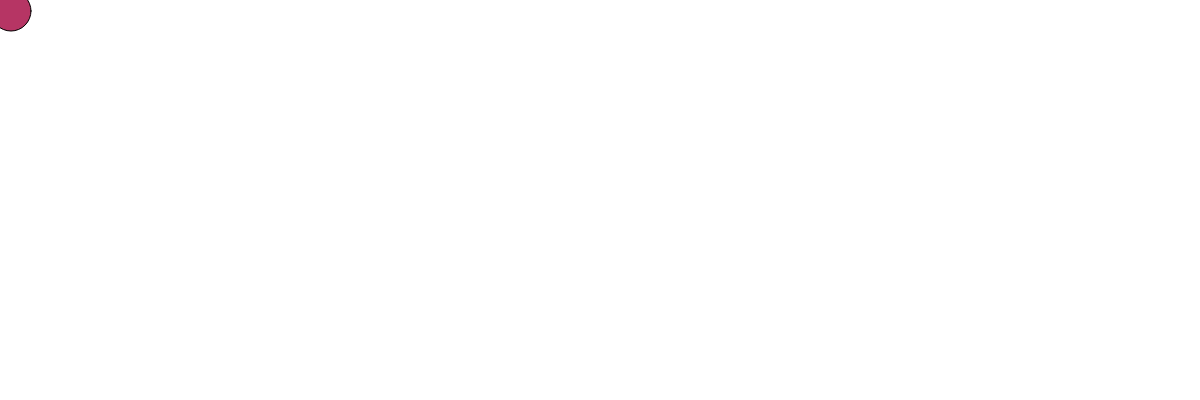
Frame 1 (no input)
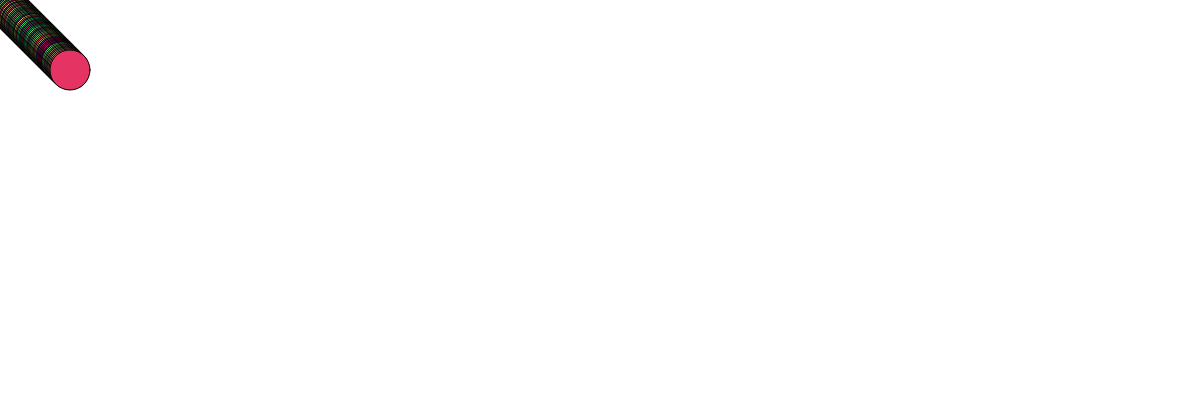
Frame 60 (no input)
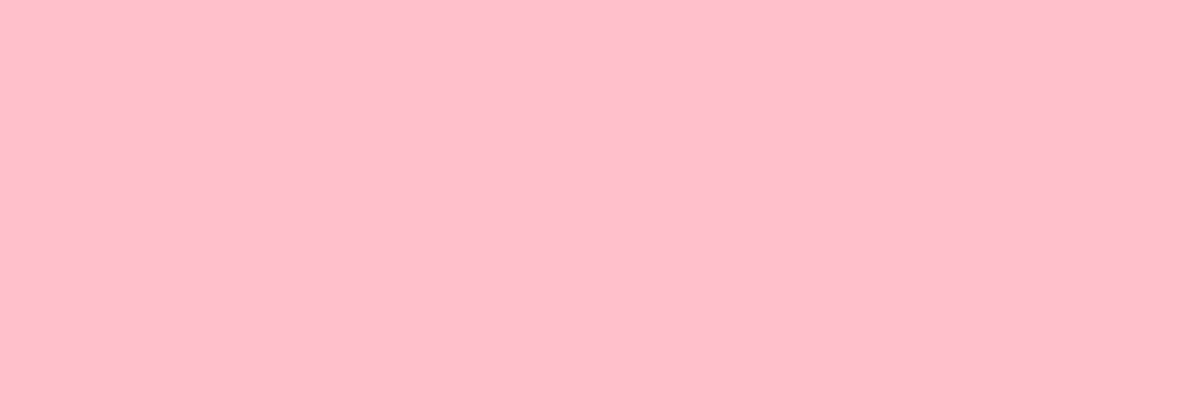
Frame 120 (the mouse pressed at the canvas centre since frame 60)

The p5.js sketch that drew these frames (run headless with seeded random() and noise() and a simulated clock; from frame 60 on, the mouse is pressed at the canvas centre):

// p5.js sketch
// ── sketch.js


let ball = {};
ball.width = 40;
ball.x = 10;
ball.y = 10;
ball.delta_x = 1;
ball.delta_y = 1;
ball.scale_x = 1;
ball.scale_y = 1;

function setup() {
    createCanvas(windowWidth, 400);
    background(255);
}

let mouseCounter=0


function draw() {



    let ColorR = random(255);
    let ColorG = random(255);

    ball.x += ball.delta_x * ball.scale_x;
    ball.y += ball.delta_y * ball.scale_y;


    if (ball.x >= width || ball.x <= 0) {
        ball.delta_x = -1 * ball.delta_x;
    }
    if (ball.y >= height || ball.y <= 0) {
        ball.delta_y = -1 * ball.delta_y;
    }

    fill(ColorR,ColorG,100);
    ellipse(ball.x, ball.y, ball.width, ball.width);

    if (mouseIsPressed) {

      background('pink');
     text('BAM! Pink Refresh ' + mouseCounter ,windowWidth/2, windowHeight/2);

     }

     if (mouseCounter >=3 ) {
       text('Each time you press me and make me start over...I cry a little inside', 80, 200);
     }

     if (mouseCounter >=6 ) {
       text('you must really hate me dont you..', 90, 210);
     }

     if (mouseCounter >=8 ) {
       text('Listen to me carefully..whatever you do you must not click me 15 times', 100, 220);
     }

     if (mouseCounter >=10 ) {
       text('You must think Im joking', 110, 230);
     }

     if (mouseCounter >=12 ) {
       text('REALLY!!!! AGAIN!!!!?!!!?', 120, 240);
     }

     if (mouseCounter >=14 ) {
       text('OKAY!! Fine , You reached Level 14 !!! You Won..just stop now :)', 0, 10);
     }

     if (mouseCounter >=15 ) {


       background('red')
       text('Well.I warned you. GAME OVER :)', 120, 240);
     }

}

function mousePressed() {

  mouseCounter++;
      return false;




    ball.scale_x = map(mouseX, 0, width, 0.5, 10);
    ball.scale_y = map(mouseY, 0, height, 0.5, 10);





}
